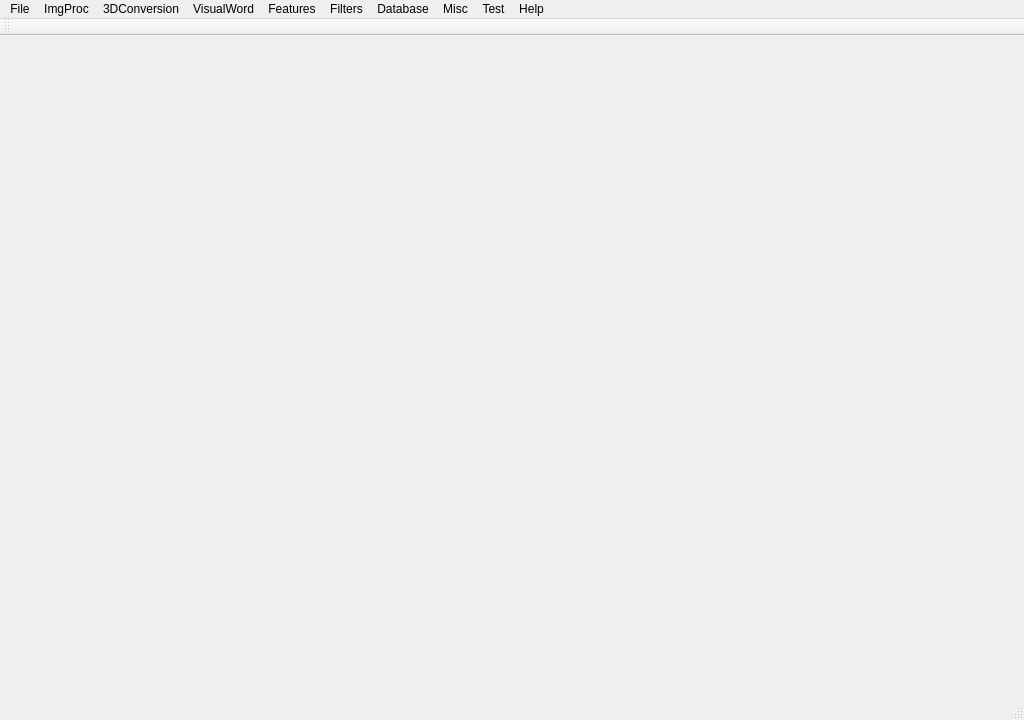
<?xml version="1.0" encoding="UTF-8"?>
<ui version="4.0">
 <class>MainWindow</class>
 <widget class="QMainWindow" name="MainWindow">
  <property name="geometry">
   <rect>
    <x>0</x>
    <y>0</y>
    <width>1024</width>
    <height>720</height>
   </rect>
  </property>
  <property name="windowTitle">
   <string>3DMonster</string>
  </property>
  <widget class="QWidget" name="centralWidget">
   <layout class="QVBoxLayout" name="verticalLayout">
    <property name="leftMargin">
     <number>0</number>
    </property>
    <property name="rightMargin">
     <number>0</number>
    </property>
    <property name="bottomMargin">
     <number>0</number>
    </property>
    <item>
     <widget class="DisplayWidget" name="ImView">
      <property name="palette">
       <palette>
        <active>
         <colorrole role="WindowText">
          <brush brushstyle="SolidPattern">
           <color alpha="255">
            <red>255</red>
            <green>255</green>
            <blue>255</blue>
           </color>
          </brush>
         </colorrole>
         <colorrole role="Button">
          <brush brushstyle="SolidPattern">
           <color alpha="255">
            <red>0</red>
            <green>0</green>
            <blue>0</blue>
           </color>
          </brush>
         </colorrole>
         <colorrole role="Light">
          <brush brushstyle="SolidPattern">
           <color alpha="255">
            <red>0</red>
            <green>0</green>
            <blue>0</blue>
           </color>
          </brush>
         </colorrole>
         <colorrole role="Midlight">
          <brush brushstyle="SolidPattern">
           <color alpha="255">
            <red>0</red>
            <green>0</green>
            <blue>0</blue>
           </color>
          </brush>
         </colorrole>
         <colorrole role="Dark">
          <brush brushstyle="SolidPattern">
           <color alpha="255">
            <red>0</red>
            <green>0</green>
            <blue>0</blue>
           </color>
          </brush>
         </colorrole>
         <colorrole role="Mid">
          <brush brushstyle="SolidPattern">
           <color alpha="255">
            <red>0</red>
            <green>0</green>
            <blue>0</blue>
           </color>
          </brush>
         </colorrole>
         <colorrole role="Text">
          <brush brushstyle="SolidPattern">
           <color alpha="255">
            <red>255</red>
            <green>255</green>
            <blue>255</blue>
           </color>
          </brush>
         </colorrole>
         <colorrole role="BrightText">
          <brush brushstyle="SolidPattern">
           <color alpha="255">
            <red>255</red>
            <green>255</green>
            <blue>255</blue>
           </color>
          </brush>
         </colorrole>
         <colorrole role="ButtonText">
          <brush brushstyle="SolidPattern">
           <color alpha="255">
            <red>255</red>
            <green>255</green>
            <blue>255</blue>
           </color>
          </brush>
         </colorrole>
         <colorrole role="Base">
          <brush brushstyle="SolidPattern">
           <color alpha="255">
            <red>0</red>
            <green>0</green>
            <blue>0</blue>
           </color>
          </brush>
         </colorrole>
         <colorrole role="Window">
          <brush brushstyle="SolidPattern">
           <color alpha="255">
            <red>0</red>
            <green>0</green>
            <blue>0</blue>
           </color>
          </brush>
         </colorrole>
         <colorrole role="Shadow">
          <brush brushstyle="SolidPattern">
           <color alpha="255">
            <red>0</red>
            <green>0</green>
            <blue>0</blue>
           </color>
          </brush>
         </colorrole>
         <colorrole role="AlternateBase">
          <brush brushstyle="SolidPattern">
           <color alpha="255">
            <red>0</red>
            <green>0</green>
            <blue>0</blue>
           </color>
          </brush>
         </colorrole>
         <colorrole role="ToolTipBase">
          <brush brushstyle="SolidPattern">
           <color alpha="255">
            <red>255</red>
            <green>255</green>
            <blue>220</blue>
           </color>
          </brush>
         </colorrole>
         <colorrole role="ToolTipText">
          <brush brushstyle="SolidPattern">
           <color alpha="255">
            <red>0</red>
            <green>0</green>
            <blue>0</blue>
           </color>
          </brush>
         </colorrole>
        </active>
        <inactive>
         <colorrole role="WindowText">
          <brush brushstyle="SolidPattern">
           <color alpha="255">
            <red>255</red>
            <green>255</green>
            <blue>255</blue>
           </color>
          </brush>
         </colorrole>
         <colorrole role="Button">
          <brush brushstyle="SolidPattern">
           <color alpha="255">
            <red>0</red>
            <green>0</green>
            <blue>0</blue>
           </color>
          </brush>
         </colorrole>
         <colorrole role="Light">
          <brush brushstyle="SolidPattern">
           <color alpha="255">
            <red>0</red>
            <green>0</green>
            <blue>0</blue>
           </color>
          </brush>
         </colorrole>
         <colorrole role="Midlight">
          <brush brushstyle="SolidPattern">
           <color alpha="255">
            <red>0</red>
            <green>0</green>
            <blue>0</blue>
           </color>
          </brush>
         </colorrole>
         <colorrole role="Dark">
          <brush brushstyle="SolidPattern">
           <color alpha="255">
            <red>0</red>
            <green>0</green>
            <blue>0</blue>
           </color>
          </brush>
         </colorrole>
         <colorrole role="Mid">
          <brush brushstyle="SolidPattern">
           <color alpha="255">
            <red>0</red>
            <green>0</green>
            <blue>0</blue>
           </color>
          </brush>
         </colorrole>
         <colorrole role="Text">
          <brush brushstyle="SolidPattern">
           <color alpha="255">
            <red>255</red>
            <green>255</green>
            <blue>255</blue>
           </color>
          </brush>
         </colorrole>
         <colorrole role="BrightText">
          <brush brushstyle="SolidPattern">
           <color alpha="255">
            <red>255</red>
            <green>255</green>
            <blue>255</blue>
           </color>
          </brush>
         </colorrole>
         <colorrole role="ButtonText">
          <brush brushstyle="SolidPattern">
           <color alpha="255">
            <red>255</red>
            <green>255</green>
            <blue>255</blue>
           </color>
          </brush>
         </colorrole>
         <colorrole role="Base">
          <brush brushstyle="SolidPattern">
           <color alpha="255">
            <red>0</red>
            <green>0</green>
            <blue>0</blue>
           </color>
          </brush>
         </colorrole>
         <colorrole role="Window">
          <brush brushstyle="SolidPattern">
           <color alpha="255">
            <red>0</red>
            <green>0</green>
            <blue>0</blue>
           </color>
          </brush>
         </colorrole>
         <colorrole role="Shadow">
          <brush brushstyle="SolidPattern">
           <color alpha="255">
            <red>0</red>
            <green>0</green>
            <blue>0</blue>
           </color>
          </brush>
         </colorrole>
         <colorrole role="AlternateBase">
          <brush brushstyle="SolidPattern">
           <color alpha="255">
            <red>0</red>
            <green>0</green>
            <blue>0</blue>
           </color>
          </brush>
         </colorrole>
         <colorrole role="ToolTipBase">
          <brush brushstyle="SolidPattern">
           <color alpha="255">
            <red>255</red>
            <green>255</green>
            <blue>220</blue>
           </color>
          </brush>
         </colorrole>
         <colorrole role="ToolTipText">
          <brush brushstyle="SolidPattern">
           <color alpha="255">
            <red>0</red>
            <green>0</green>
            <blue>0</blue>
           </color>
          </brush>
         </colorrole>
        </inactive>
        <disabled>
         <colorrole role="WindowText">
          <brush brushstyle="SolidPattern">
           <color alpha="255">
            <red>0</red>
            <green>0</green>
            <blue>0</blue>
           </color>
          </brush>
         </colorrole>
         <colorrole role="Button">
          <brush brushstyle="SolidPattern">
           <color alpha="255">
            <red>0</red>
            <green>0</green>
            <blue>0</blue>
           </color>
          </brush>
         </colorrole>
         <colorrole role="Light">
          <brush brushstyle="SolidPattern">
           <color alpha="255">
            <red>0</red>
            <green>0</green>
            <blue>0</blue>
           </color>
          </brush>
         </colorrole>
         <colorrole role="Midlight">
          <brush brushstyle="SolidPattern">
           <color alpha="255">
            <red>0</red>
            <green>0</green>
            <blue>0</blue>
           </color>
          </brush>
         </colorrole>
         <colorrole role="Dark">
          <brush brushstyle="SolidPattern">
           <color alpha="255">
            <red>0</red>
            <green>0</green>
            <blue>0</blue>
           </color>
          </brush>
         </colorrole>
         <colorrole role="Mid">
          <brush brushstyle="SolidPattern">
           <color alpha="255">
            <red>0</red>
            <green>0</green>
            <blue>0</blue>
           </color>
          </brush>
         </colorrole>
         <colorrole role="Text">
          <brush brushstyle="SolidPattern">
           <color alpha="255">
            <red>0</red>
            <green>0</green>
            <blue>0</blue>
           </color>
          </brush>
         </colorrole>
         <colorrole role="BrightText">
          <brush brushstyle="SolidPattern">
           <color alpha="255">
            <red>255</red>
            <green>255</green>
            <blue>255</blue>
           </color>
          </brush>
         </colorrole>
         <colorrole role="ButtonText">
          <brush brushstyle="SolidPattern">
           <color alpha="255">
            <red>0</red>
            <green>0</green>
            <blue>0</blue>
           </color>
          </brush>
         </colorrole>
         <colorrole role="Base">
          <brush brushstyle="SolidPattern">
           <color alpha="255">
            <red>0</red>
            <green>0</green>
            <blue>0</blue>
           </color>
          </brush>
         </colorrole>
         <colorrole role="Window">
          <brush brushstyle="SolidPattern">
           <color alpha="255">
            <red>0</red>
            <green>0</green>
            <blue>0</blue>
           </color>
          </brush>
         </colorrole>
         <colorrole role="Shadow">
          <brush brushstyle="SolidPattern">
           <color alpha="255">
            <red>0</red>
            <green>0</green>
            <blue>0</blue>
           </color>
          </brush>
         </colorrole>
         <colorrole role="AlternateBase">
          <brush brushstyle="SolidPattern">
           <color alpha="255">
            <red>0</red>
            <green>0</green>
            <blue>0</blue>
           </color>
          </brush>
         </colorrole>
         <colorrole role="ToolTipBase">
          <brush brushstyle="SolidPattern">
           <color alpha="255">
            <red>255</red>
            <green>255</green>
            <blue>220</blue>
           </color>
          </brush>
         </colorrole>
         <colorrole role="ToolTipText">
          <brush brushstyle="SolidPattern">
           <color alpha="255">
            <red>0</red>
            <green>0</green>
            <blue>0</blue>
           </color>
          </brush>
         </colorrole>
        </disabled>
       </palette>
      </property>
     </widget>
    </item>
   </layout>
  </widget>
  <widget class="QMenuBar" name="menuBar">
   <property name="geometry">
    <rect>
     <x>0</x>
     <y>0</y>
     <width>1024</width>
     <height>25</height>
    </rect>
   </property>
   <widget class="QMenu" name="menuFile">
    <property name="title">
     <string>File</string>
    </property>
    <addaction name="action_Open"/>
    <addaction name="action_Save"/>
    <addaction name="separator"/>
    <addaction name="actionE_xit"/>
   </widget>
   <widget class="QMenu" name="menu3DConversion">
    <property name="title">
     <string>3DConversion</string>
    </property>
    <widget class="QMenu" name="menuDepthMap_generatiron">
     <property name="title">
      <string>DepthMap generatiron</string>
     </property>
     <addaction name="actionDepthMap_generation_kmeans"/>
     <addaction name="actionDepthMap_generation_kNN"/>
     <addaction name="actionDepthMap_generation_relative_height"/>
    </widget>
    <addaction name="actionDIBR"/>
    <addaction name="menuDepthMap_generatiron"/>
   </widget>
   <widget class="QMenu" name="menuVisualWord">
    <property name="title">
     <string>VisualWord</string>
    </property>
    <addaction name="actionPatches"/>
   </widget>
   <widget class="QMenu" name="menuFeatures">
    <property name="title">
     <string>Features</string>
    </property>
    <addaction name="actionObject_detect"/>
   </widget>
   <widget class="QMenu" name="menuDatabase">
    <property name="title">
     <string>Database</string>
    </property>
    <addaction name="actionConnect_database"/>
    <addaction name="actionClose_database"/>
   </widget>
   <widget class="QMenu" name="menuMisc">
    <property name="title">
     <string>Misc</string>
    </property>
    <addaction name="actionSVM"/>
    <addaction name="actionDFT"/>
    <addaction name="actionTest"/>
   </widget>
   <widget class="QMenu" name="menuTest">
    <property name="title">
     <string>Test</string>
    </property>
   </widget>
   <widget class="QMenu" name="menuFilters">
    <property name="title">
     <string>Filters</string>
    </property>
    <addaction name="actionCross_bilateral"/>
    <addaction name="actionGuided_Filter"/>
   </widget>
   <widget class="QMenu" name="menuAbout">
    <property name="title">
     <string>Help</string>
    </property>
    <addaction name="actionAbout"/>
    <addaction name="actionAbout_Qt"/>
   </widget>
   <widget class="QMenu" name="menuImgProc">
    <property name="title">
     <string>ImgProc</string>
    </property>
    <addaction name="actionResize_image"/>
    <addaction name="actionPyramid"/>
   </widget>
   <addaction name="menuFile"/>
   <addaction name="menuImgProc"/>
   <addaction name="menu3DConversion"/>
   <addaction name="menuVisualWord"/>
   <addaction name="menuFeatures"/>
   <addaction name="menuFilters"/>
   <addaction name="menuDatabase"/>
   <addaction name="menuMisc"/>
   <addaction name="menuTest"/>
   <addaction name="menuAbout"/>
  </widget>
  <widget class="QToolBar" name="mainToolBar">
   <attribute name="toolBarArea">
    <enum>TopToolBarArea</enum>
   </attribute>
   <attribute name="toolBarBreak">
    <bool>false</bool>
   </attribute>
  </widget>
  <widget class="QStatusBar" name="statusBar"/>
  <action name="action_Open">
   <property name="text">
    <string>&amp;Open</string>
   </property>
   <property name="shortcut">
    <string>Ctrl+O</string>
   </property>
  </action>
  <action name="action_Save">
   <property name="text">
    <string>&amp;Save</string>
   </property>
   <property name="toolTip">
    <string>&lt;html&gt;&lt;head/&gt;&lt;body&gt;&lt;p&gt;Save image to disk&lt;/p&gt;&lt;/body&gt;&lt;/html&gt;</string>
   </property>
   <property name="shortcut">
    <string>Ctrl+S</string>
   </property>
  </action>
  <action name="actionE_xit">
   <property name="text">
    <string>E&amp;xit</string>
   </property>
   <property name="shortcut">
    <string>Ctrl+Q</string>
   </property>
  </action>
  <action name="action_Remove_image">
   <property name="text">
    <string> Remove image</string>
   </property>
   <property name="toolTip">
    <string>remove the current image</string>
   </property>
  </action>
  <action name="actionSVM">
   <property name="text">
    <string>SVM</string>
   </property>
  </action>
  <action name="actionDFT">
   <property name="text">
    <string>DFT</string>
   </property>
  </action>
  <action name="actionTest">
   <property name="text">
    <string>Test</string>
   </property>
  </action>
  <action name="actionObject_detect">
   <property name="text">
    <string>Object detect</string>
   </property>
  </action>
  <action name="actionConnect_database">
   <property name="text">
    <string>Connect database</string>
   </property>
  </action>
  <action name="actionClose_database">
   <property name="text">
    <string>Close database</string>
   </property>
  </action>
  <action name="actionCross_bilateral">
   <property name="text">
    <string>Cross bilateral</string>
   </property>
  </action>
  <action name="actionGuided_Filter">
   <property name="text">
    <string>Guided Filter</string>
   </property>
  </action>
  <action name="actionDIBR">
   <property name="text">
    <string>DIBR</string>
   </property>
  </action>
  <action name="actionDIBR_operations">
   <property name="text">
    <string>DIBR operations</string>
   </property>
   <property name="toolTip">
    <string>operations for depth-image based rendering</string>
   </property>
  </action>
  <action name="actionSet_as_DIBR_image">
   <property name="text">
    <string>set as DIBR image</string>
   </property>
  </action>
  <action name="actionSet_as_DIBR_depthmap">
   <property name="text">
    <string>set as DIBR depthmap</string>
   </property>
  </action>
  <action name="actionDepthMap_generation_kmeans">
   <property name="text">
    <string>Kmeans</string>
   </property>
   <property name="toolTip">
    <string>generation depth for target image using kmeans algorithm</string>
   </property>
  </action>
  <action name="actionDepthMap_generation_kNN">
   <property name="text">
    <string>KNN</string>
   </property>
   <property name="toolTip">
    <string>generate depthMap for target image using kNN algorithm</string>
   </property>
  </action>
  <action name="actionDepthMap_generation_relative_height">
   <property name="text">
    <string>Relative height</string>
   </property>
  </action>
  <action name="actionAbout">
   <property name="text">
    <string>About</string>
   </property>
  </action>
  <action name="actionAbout_Qt">
   <property name="text">
    <string>About Qt</string>
   </property>
  </action>
  <action name="actionResize_image">
   <property name="text">
    <string>Resize image</string>
   </property>
  </action>
  <action name="actionPyramid">
   <property name="text">
    <string>Pyramid</string>
   </property>
  </action>
  <action name="actionPatches">
   <property name="text">
    <string>Patches</string>
   </property>
  </action>
 </widget>
 <layoutdefault spacing="6" margin="11"/>
 <customwidgets>
  <customwidget>
   <class>DisplayWidget</class>
   <extends>QWidget</extends>
   <header>displaywidget.h</header>
  </customwidget>
 </customwidgets>
 <resources/>
 <connections/>
</ui>
